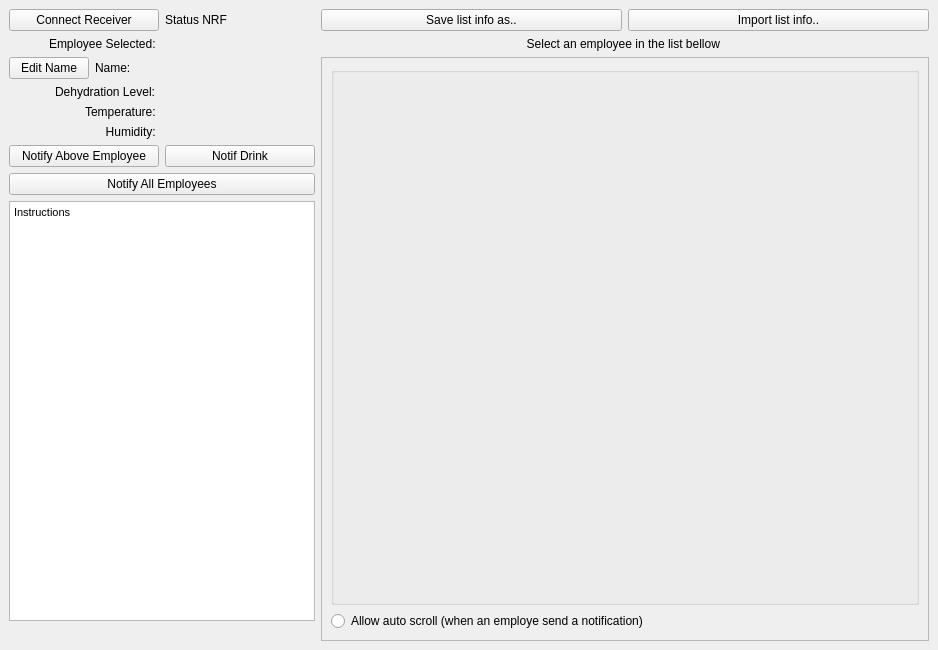
<?xml version="1.0" encoding="UTF-8"?>
<ui version="4.0">
 <class>Employees_Overview</class>
 <widget class="QMainWindow" name="Employees_Overview">
  <property name="geometry">
   <rect>
    <x>0</x>
    <y>0</y>
    <width>938</width>
    <height>650</height>
   </rect>
  </property>
  <property name="windowTitle">
   <string>Employee Overview</string>
  </property>
  <property name="windowIcon">
   <iconset>
    <normalon>../../../../../.designer/backup/gui_image/drop_icon.jpg</normalon>
   </iconset>
  </property>
  <widget class="QWidget" name="centralwidget">
   <layout class="QHBoxLayout" name="horizontalLayout_5">
    <item>
     <layout class="QHBoxLayout" name="horizontalLayout">
      <item>
       <layout class="QGridLayout" name="GL_control">
        <item row="7" column="1">
         <widget class="QPushButton" name="PB_drink">
          <property name="minimumSize">
           <size>
            <width>150</width>
            <height>0</height>
           </size>
          </property>
          <property name="text">
           <string>Notif Drink</string>
          </property>
         </widget>
        </item>
        <item row="3" column="0" alignment="Qt::AlignRight">
         <widget class="QLabel" name="LB_dehydration">
          <property name="text">
           <string>Dehydration Level: </string>
          </property>
         </widget>
        </item>
        <item row="4" column="1">
         <widget class="QLabel" name="LB_temperature_val">
          <property name="text">
           <string/>
          </property>
         </widget>
        </item>
        <item row="4" column="0">
         <widget class="QLabel" name="LB_Temperature">
          <property name="text">
           <string>Temperature: </string>
          </property>
          <property name="alignment">
           <set>Qt::AlignRight|Qt::AlignTrailing|Qt::AlignVCenter</set>
          </property>
         </widget>
        </item>
        <item row="9" column="0" colspan="2">
         <widget class="QTextBrowser" name="TB_instruction">
          <property name="minimumSize">
           <size>
            <width>0</width>
            <height>177</height>
           </size>
          </property>
          <property name="html">
           <string>&lt;!DOCTYPE HTML PUBLIC &quot;-//W3C//DTD HTML 4.0//EN&quot; &quot;http://www.w3.org/TR/REC-html40/strict.dtd&quot;&gt;
&lt;html&gt;&lt;head&gt;&lt;meta name=&quot;qrichtext&quot; content=&quot;1&quot; /&gt;&lt;style type=&quot;text/css&quot;&gt;
p, li { white-space: pre-wrap; }
&lt;/style&gt;&lt;/head&gt;&lt;body style=&quot; font-family:'MS Shell Dlg 2'; font-size:8pt; font-weight:400; font-style:normal;&quot;&gt;
&lt;p style=&quot; margin-top:0px; margin-bottom:0px; margin-left:0px; margin-right:0px; -qt-block-indent:0; text-indent:0px;&quot;&gt;Instructions&lt;/p&gt;&lt;/body&gt;&lt;/html&gt;</string>
          </property>
         </widget>
        </item>
        <item row="1" column="0" alignment="Qt::AlignRight">
         <widget class="QLabel" name="LB_select">
          <property name="maximumSize">
           <size>
            <width>16777211</width>
            <height>16777215</height>
           </size>
          </property>
          <property name="text">
           <string>Employee Selected: </string>
          </property>
         </widget>
        </item>
        <item row="1" column="1">
         <widget class="QLabel" name="LB_select_val">
          <property name="text">
           <string/>
          </property>
         </widget>
        </item>
        <item row="3" column="1">
         <widget class="QLabel" name="LB_dehydration_val">
          <property name="text">
           <string/>
          </property>
         </widget>
        </item>
        <item row="7" column="0">
         <widget class="QPushButton" name="PB_report">
          <property name="minimumSize">
           <size>
            <width>150</width>
            <height>0</height>
           </size>
          </property>
          <property name="text">
           <string>Notify Above Employee</string>
          </property>
         </widget>
        </item>
        <item row="2" column="0">
         <layout class="QHBoxLayout" name="horizontalLayout_4">
          <item>
           <widget class="QPushButton" name="PB_set_name">
            <property name="text">
             <string>Edit Name</string>
            </property>
           </widget>
          </item>
          <item>
           <widget class="QLabel" name="LB_name">
            <property name="text">
             <string>Name: </string>
            </property>
           </widget>
          </item>
         </layout>
        </item>
        <item row="2" column="1">
         <widget class="QLabel" name="LB_name_val">
          <property name="text">
           <string/>
          </property>
         </widget>
        </item>
        <item row="0" column="1">
         <widget class="QLabel" name="LB_status_val">
          <property name="text">
           <string>Status NRF</string>
          </property>
          <property name="alignment">
           <set>Qt::AlignLeading|Qt::AlignLeft|Qt::AlignVCenter</set>
          </property>
         </widget>
        </item>
        <item row="8" column="0" colspan="2">
         <widget class="QPushButton" name="PB_notif_all">
          <property name="text">
           <string>Notify All Employees</string>
          </property>
         </widget>
        </item>
        <item row="11" column="0" colspan="2">
         <widget class="QLabel" name="LB_image">
          <property name="text">
           <string/>
          </property>
          <property name="pixmap">
           <pixmap>../../../../../.designer/backup/water_bottle.jpg</pixmap>
          </property>
         </widget>
        </item>
        <item row="0" column="0">
         <widget class="QPushButton" name="PB_connect_nrf">
          <property name="text">
           <string>Connect Receiver</string>
          </property>
         </widget>
        </item>
        <item row="5" column="0">
         <widget class="QLabel" name="LB_humidity">
          <property name="text">
           <string>Humidity: </string>
          </property>
          <property name="alignment">
           <set>Qt::AlignRight|Qt::AlignTrailing|Qt::AlignVCenter</set>
          </property>
         </widget>
        </item>
        <item row="5" column="1">
         <widget class="QLabel" name="LB_humidity_val">
          <property name="text">
           <string/>
          </property>
         </widget>
        </item>
       </layout>
      </item>
      <item>
       <layout class="QVBoxLayout" name="VL_employees">
        <item>
         <layout class="QHBoxLayout" name="horizontalLayout_3">
          <item>
           <widget class="QPushButton" name="PB_save">
            <property name="text">
             <string>Save list info as..</string>
            </property>
           </widget>
          </item>
          <item>
           <widget class="QPushButton" name="PB_import">
            <property name="text">
             <string>Import list info..</string>
            </property>
           </widget>
          </item>
         </layout>
        </item>
        <item>
         <widget class="QLabel" name="label_2">
          <property name="maximumSize">
           <size>
            <width>16777215</width>
            <height>40</height>
           </size>
          </property>
          <property name="text">
           <string>Select an employee in the list bellow </string>
          </property>
          <property name="alignment">
           <set>Qt::AlignCenter</set>
          </property>
         </widget>
        </item>
        <item>
         <widget class="QScrollArea" name="SA_employees_list">
          <property name="minimumSize">
           <size>
            <width>445</width>
            <height>0</height>
           </size>
          </property>
          <property name="widgetResizable">
           <bool>true</bool>
          </property>
          <widget class="QWidget" name="SAWidget_employee_list">
           <property name="geometry">
            <rect>
             <x>0</x>
             <y>0</y>
             <width>559</width>
             <height>545</height>
            </rect>
           </property>
           <layout class="QVBoxLayout" name="verticalLayout_3">
            <item>
             <widget class="QGroupBox" name="VGB_employees">
              <property name="title">
               <string/>
              </property>
              <layout class="QVBoxLayout" name="verticalLayout"/>
             </widget>
            </item>
            <item>
             <widget class="QRadioButton" name="RB_autoscroll">
              <property name="text">
               <string>Allow auto scroll (when an employe send a notification)</string>
              </property>
             </widget>
            </item>
           </layout>
          </widget>
         </widget>
        </item>
       </layout>
      </item>
     </layout>
    </item>
   </layout>
  </widget>
 </widget>
 <resources/>
 <connections/>
</ui>
